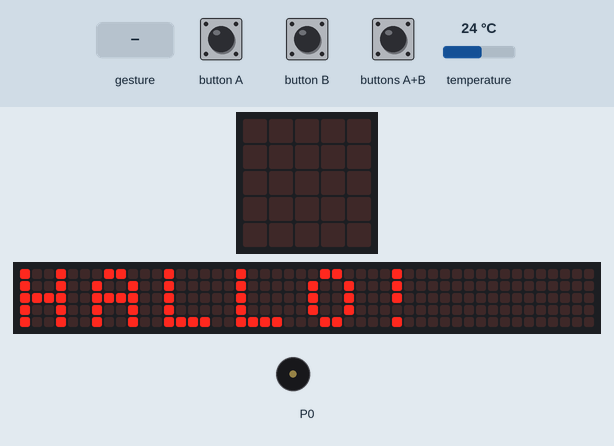
Recording of a program running on a simulated BBC micro:bit (MakeCode). Shown: the board's 5×5 LED display, a strip that is not on the board, showing the scrolling text unrolled, buzzer (waves = sounding). The test bench sets the inputs (shaded band); at power-on: temperature 24 °C. Random numbers come from a fixed seed; a tilt is held for 1.5 s and a shake lasts 1 s, then the board lies face up again; the 48×5 strip is a reading aid, not a part: it shows the text the display is scrolling, unrolled, one strip-width of it at a time.

Above: at 5.6 s.
At 13.8 s:
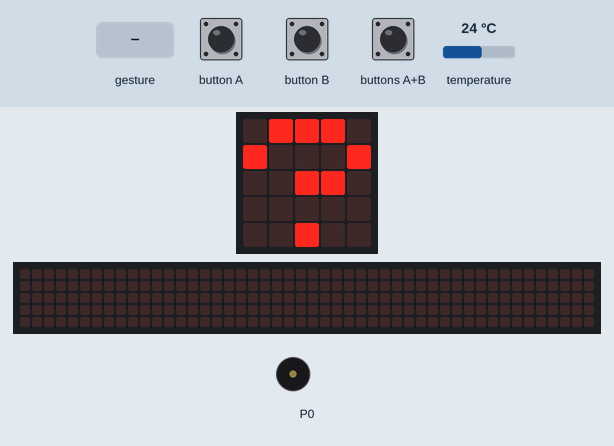
13.9 s: button A pressed for 0.15 s
At 14.12 s:
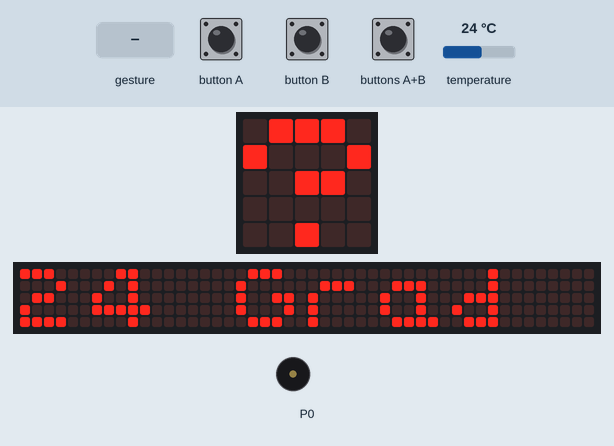
14.6 s: gesture 'shake'
At 15.17 s:
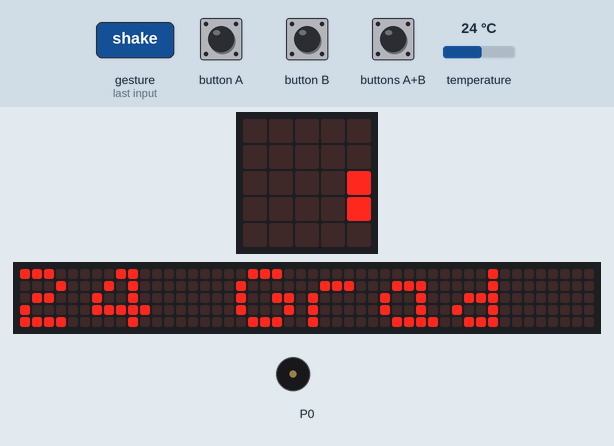
16.9 s: button B pressed for 0.15 s
17.6 s: buttons A+B pressed for 0.15 s
18.3 s: gesture 'shake'
At 18.6 s:
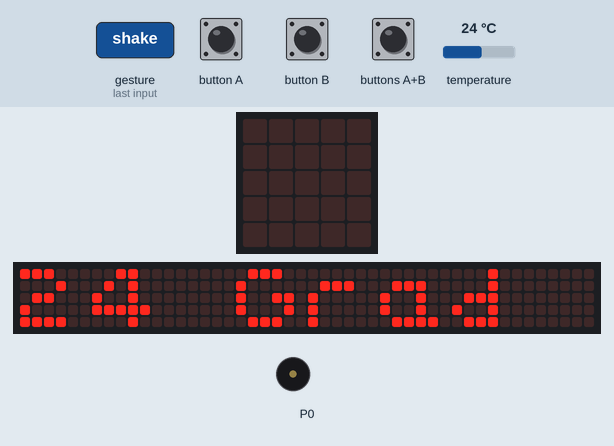
20.6 s: button A pressed for 0.15 s
At 21.47 s:
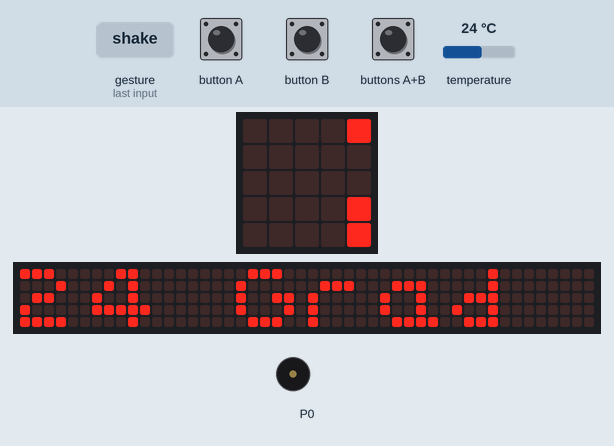
Timing chart, 0 to 23.6 s (numbered marks = the images above; inputs shaded):
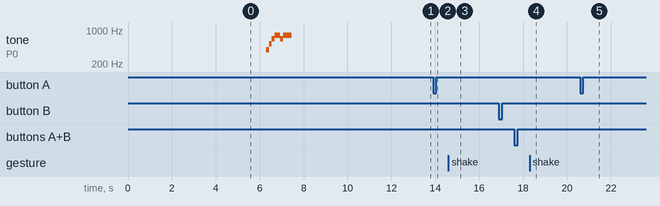

The program:

main.ts
```typescript
input.onButtonPressed(Button.A, function () {
    basic.showString("" + input.temperature() + " Grad")
})
input.onGesture(Gesture.Shake, function () {
    basic.clearScreen()
})
input.onButtonPressed(Button.AB, function () {
    basic.showArrow(ArrowNames.North)
})
input.onButtonPressed(Button.B, function () {
    basic.showNumber(randint(0, 9))
})
basic.showString("HALLO!")
music.startMelody(music.builtInMelody(Melodies.PowerUp), MelodyOptions.Once)
for (let index = 0; index < 4; index++) {
    basic.showIcon(IconNames.SmallHeart)
    basic.pause(100)
    basic.showIcon(IconNames.Heart)
    basic.pause(100)
}
basic.showString("?")
```

test.ts
```typescript
// Hier kann man Tests durchführen; diese Datei wird nicht kompiliert, wenn dieses Paket als Erweiterung verwendet wird.
```

Measured:
- after the input at 13.9 s, the display: changes after 0.15 s (image 2)
- what the display in image 0 shows lasts 0.7 s, from 5.6 s to 6.3 s
